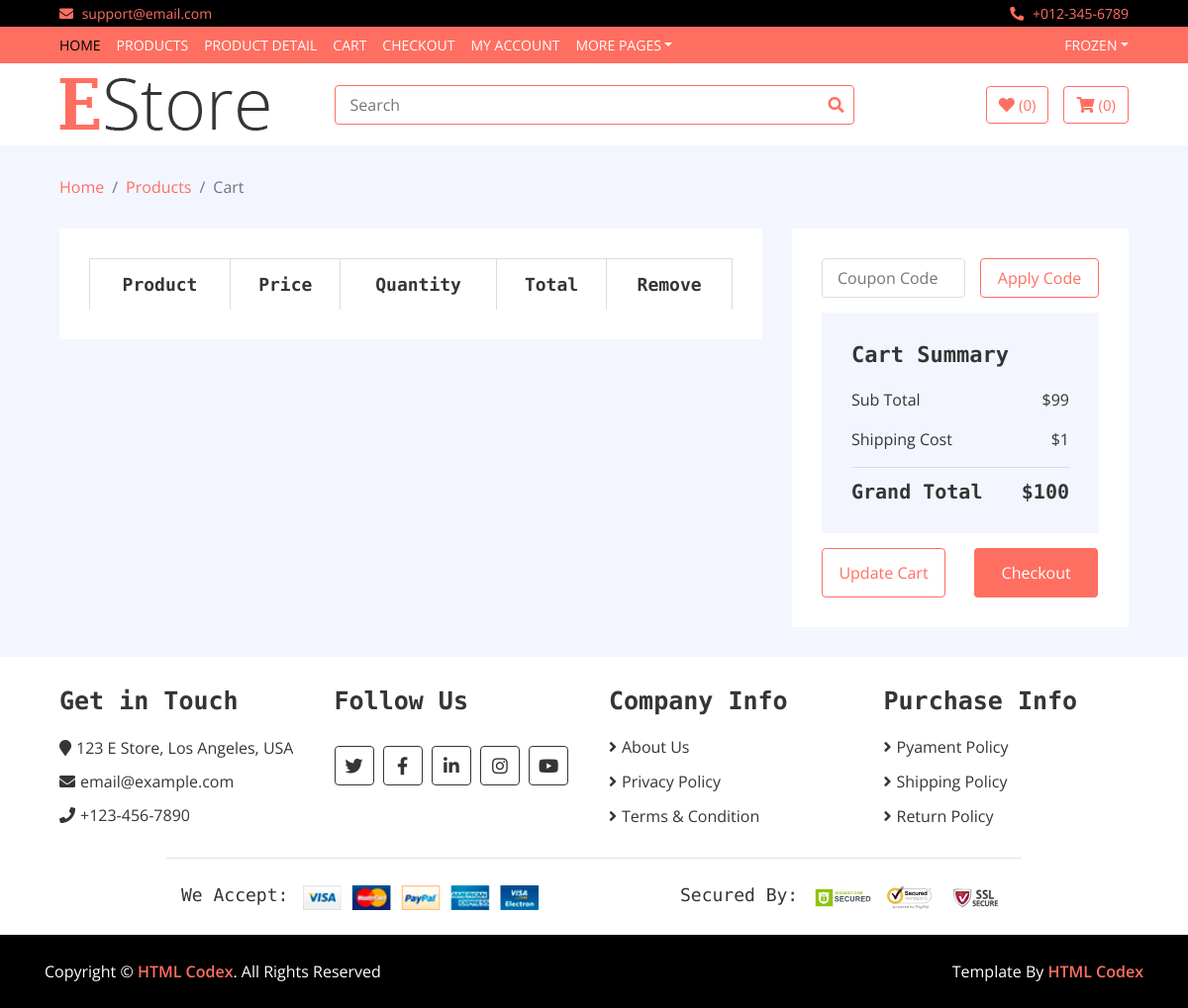
The page /cart/ (signed in) on the database as committed earlier.
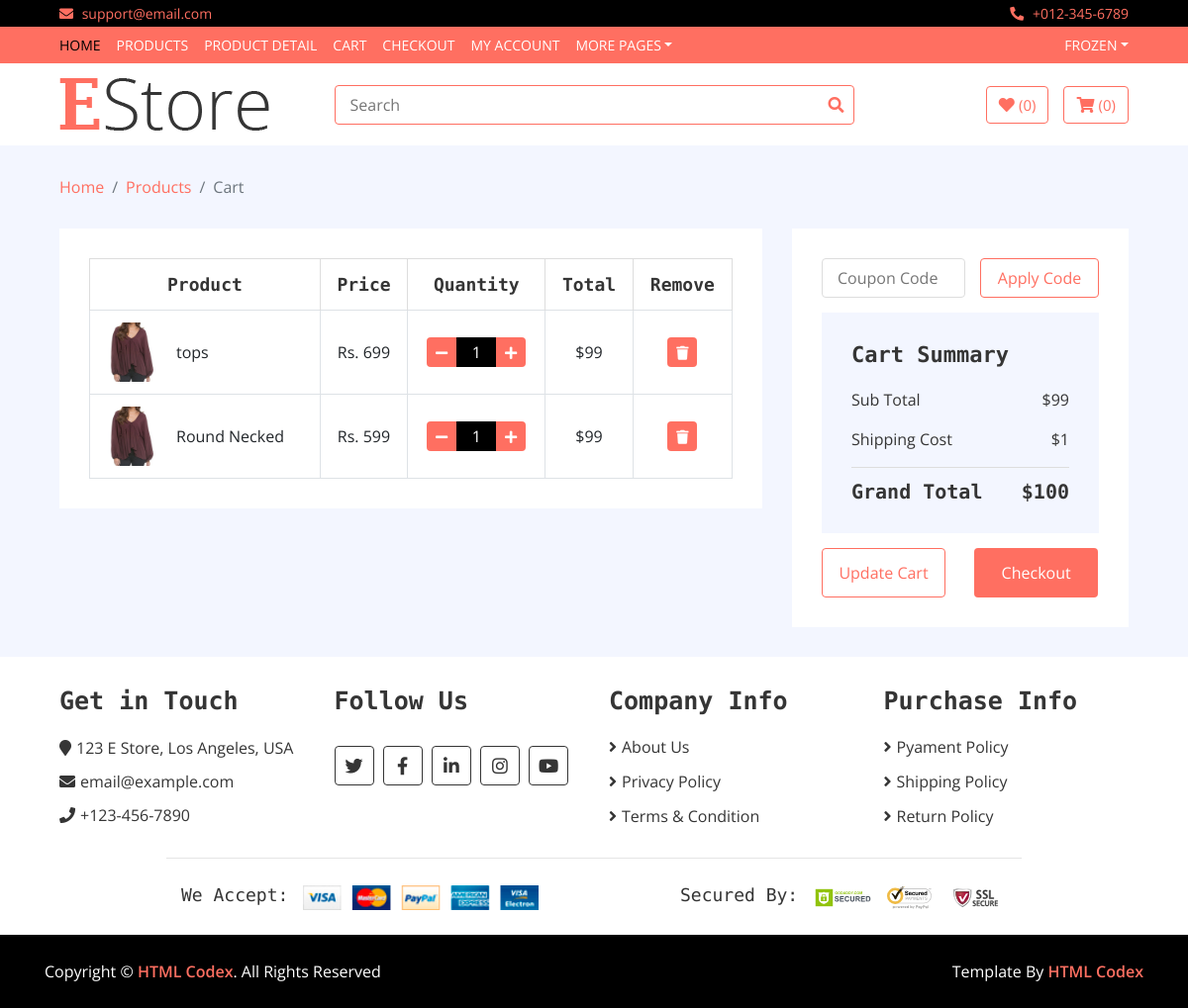
The same page on the database as committed later.
### cart/models.py (models this page shows, shortened)
class Cart(models.Model):
    username = models.CharField(max_length=100)
    items = models.ForeignKey(Item, on_delete=models.CASCADE)
    slug = models.CharField(max_length=300)
    quantity = models.IntegerField(default=1)
    checkout = models.BooleanField(default=False)
    total = models.IntegerField(default=0)
    class Meta:
        verbose_name_plural = "Cart"

### home/models.py (models this page shows, shortened)
class Item(models.Model):
    name = models.CharField(max_length=100)
    price = models.IntegerField()
    discounted_price = models.IntegerField(default=0)
    image = models.ImageField(upload_to="media")
    category = models.ForeignKey(Category, on_delete=models.CASCADE)
    brand = models.ForeignKey(Brand, on_delete=models.CASCADE)
    label = models.CharField(choices=LABEL, max_length=100)
    description = models.TextField(blank=True)
    specificatoin = models.TextField(blank=True)
    status = models.CharField(choices=STATUS, max_length=100)
    slug = models.CharField(max_length=200)
    class Meta:
        verbose_name_plural = "Item"

### cart/views.py (the view)
# urls.py: path("", CartView.as_view(), name="cart"),
class CartView(BaseView):
    def get(self, request):
        username = request.user.username
        self.views['my_cart'] = Cart.objects.filter(username=username, checkout=False)
        return render(request, "cart.html", self.views)

### home/templates/cart.html
{% extends 'base.html' %}
{% load static %}
{% block content %}
        <div class="breadcrumb-wrap">
            <div class="container-fluid">
                <ul class="breadcrumb">
                    <li class="breadcrumb-item"><a href="#">Home</a></li>
                    <li class="breadcrumb-item"><a href="#">Products</a></li>
                    <li class="breadcrumb-item active">Cart</li>
                </ul>
            </div>
        </div>
        <div class="cart-page">
            <div class="container-fluid">
                <div class="row">
                    <div class="col-lg-8">
                        <div class="cart-page-inner">
                            <div class="table-responsive">
                                <table class="table table-bordered">
                                    <thead class="thead-dark">
                                        <tr>
                                            <th>Product</th>
                                            <th>Price</th>
                                            <th>Quantity</th>
                                            <th>Total</th>
                                            <th>Remove</th>
                                        </tr>
                                    </thead>
                                    <tbody class="align-middle">
                                    {% for cart in my_cart%}
                                        <tr>
                                            <td>
                                                <div class="img">
                                                    <a href="#"><img src="{{cart.items.image.url}}" alt="Image"></a>
                                                    <p>{{cart.items.name}}</p>
                                                </div>
                                            </td>
                                            {% if cart.items.discounted_price > 0 %}
                                            <td>Rs. {{ cart.items.discounted_price }}</td>
                                            {% else %}
                                            <td>Rs. {{ cart.items.price }}</td>
                                            {% endif %}
                                            <td>
                                                <div class="qty">
                                                    <button class="btn-minus"><i class="fa fa-minus"></i></button>
                                                    <input type="text" value="1">
                                                    <button class="btn-plus"><i class="fa fa-plus"></i></button>
                                                </div>
                                            </td>
                                            <td>$99</td>
                                            <td><button><i class="fa fa-trash"></i></button></td>
                                        </tr>
                                    {% endfor %}
                                    </tbody>
                                </table>
                            </div>
                        </div>
                    </div>
                    <div class="col-lg-4">
                        <div class="cart-page-inner">
                            <div class="row">
                                <div class="col-md-12">
                                    <div class="coupon">
                                        <input type="text" placeholder="Coupon Code">
                                        <button>Apply Code</button>
                                    </div>
                                </div>
                                <div class="col-md-12">
                                    <div class="cart-summary">
                                        <div class="cart-content">
                                            <h1>Cart Summary</h1>
                                            <p>Sub Total<span>$99</span></p>
                                            <p>Shipping Cost<span>$1</span></p>
                                            <h2>Grand Total<span>$100</span></h2>
                                        </div>
                                        <div class="cart-btn">
                                            <button>Update Cart</button>
                                            <button>Checkout</button>
                                        </div>
                                    </div>
                                </div>
                            </div>
                        </div>
                    </div>
                </div>
            </div>
        </div>
{% endblock %}

### home/templates/base.html (shortened to what this page needs)
<!DOCTYPE html>
{% load static %}
<html lang="en">
    <head>
        <link
            href="https://stackpath.bootstrapcdn.com/bootstrap/4.4.1/css/bootstrap.min.css"
            rel="stylesheet">
        <link
            href="https://cdnjs.cloudflare.com/ajax/libs/font-awesome/5.10.0/css/all.min.css"
            rel="stylesheet">
        <link href="{% static 'lib/slick/slick.css' %}" rel="stylesheet">
        <link href="{% static 'lib/slick/slick-theme.css' %}" rel="stylesheet">
        <link href="{% static 'css/style.css' %}" rel="stylesheet">
    </head>
    <body>
        <div class="top-bar">
            <div class="container-fluid">
                <div class="row">
                    <div class="col-sm-6">
                        <i class="fa fa-envelope"></i>
                        support@email.com
                    </div>
                    <div class="col-sm-6">
                        <i class="fa fa-phone-alt"></i>
                        +012-345-6789
                    </div>
                </div>
            </div>
        </div>
        <div class="nav">
            <div class="container-fluid">
                <nav class="navbar navbar-expand-md bg-dark navbar-dark">
                    <div
                        class="collapse navbar-collapse justify-content-between"
                        id="navbarCollapse">
                        <div class="navbar-nav mr-auto">
                            <a href="/"
                                class="nav-item nav-link active">Home</a>
                            <a href="product-list.html"
                                class="nav-item nav-link">Products</a>
                            <a href="product-detail.html"
                                class="nav-item nav-link">Product Detail</a>
                            <a href="cart.html"
                                class="nav-item nav-link">Cart</a>
                            <a href="checkout.html"
                                class="nav-item nav-link">Checkout</a>
                            <a href="my-account.html"
                                class="nav-item nav-link">My Account</a>
                            <div class="nav-item dropdown">
                                <a href="#" class="nav-link dropdown-toggle"
                                    data-toggle="dropdown">More Pages</a>
                            </div>
                        </div>
                        {% if user.is_authenticated %}
                        <div class="navbar-nav ml-auto">
                            <div class="nav-item dropdown">
                                <a href="#" class="nav-link dropdown-toggle"
                                    data-toggle="dropdown">{{ user.username }}</a>
                            </div>
                        </div>
                        {% endif %}
                    </div>
                </nav>
            </div>
        </div>
        <div class="bottom-bar">
            <div class="container-fluid">
                <div class="row align-items-center">
                    <div class="col-md-3">
                        <div class="logo">
                            <a href="/">
                                <img src="{% static 'img/logo.png' %}"
                                    alt="Logo">
                            </a>
                        </div>
                    </div>
                    <div class="col-md-6">
                        <form method="GET" action="{% url 'home:search' %}">
                            <div class="search">
                                <input name="search" type="text" placeholder="Search">
                                <button type="submit"><i class="fa fa-search"></i></button>
                            </div>
                        </form>
                    </div>
                    <div class="col-md-3">
                        <div class="user">
                            <a href="wishlist.html" class="btn wishlist">
                                <i class="fa fa-heart"></i>
                                <span>(0)</span>
                            </a>
                            <a href="cart" class="btn cart">
                                <i class="fa fa-shopping-cart"></i>
                                <span>(0)</span>
                            </a>
                        </div>
                    </div>
                </div>
            </div>
        </div>
        {% block content %}
        {% endblock %}
        <div class="footer">
            <div class="container-fluid">
                <div class="row">
                    <div class="col-lg-3 col-md-6">
                        <div class="footer-widget">
                            <h2>Get in Touch</h2>
                            <div class="contact-info">
                                <p><i class="fa fa-map-marker"></i>123 E Store,
                                    Los Angeles, USA</p>
                                <p><i
                                        class="fa fa-envelope"></i>email@example.com</p>
                                <p><i class="fa fa-phone"></i>+123-456-7890</p>
                            </div>
                        </div>
                    </div>
                    <div class="col-lg-3 col-md-6">
                        <div class="footer-widget">
                            <h2>Follow Us</h2>
                            <div class="contact-info">
                                <div class="social">
                                    <a href><i class="fab fa-twitter"></i></a>
                                    <a href><i
                                            class="fab fa-facebook-f"></i></a>
                                    <a href><i
                                            class="fab fa-linkedin-in"></i></a>
                                    <a href><i class="fab fa-instagram"></i></a>
                                    <a href><i class="fab fa-youtube"></i></a>
                                </div>
                            </div>
                        </div>
                    </div>
                    <div class="col-lg-3 col-md-6">
                        <div class="footer-widget">
                            <h2>Company Info</h2>
                            <ul>
                                <li><a href="#">About Us</a></li>
                                <li><a href="#">Privacy Policy</a></li>
                                <li><a href="#">Terms & Condition</a></li>
                            </ul>
                        </div>
                    </div>
                    <div class="col-lg-3 col-md-6">
                        <div class="footer-widget">
                            <h2>Purchase Info</h2>
                            <ul>
                                <li><a href="#">Pyament Policy</a></li>
                                <li><a href="#">Shipping Policy</a></li>
                                <li><a href="#">Return Policy</a></li>
                            </ul>
                        </div>
                    </div>
                </div>
                <div class="row payment align-items-center">
                    <div class="col-md-6">
                        <div class="payment-method">
                            <h2>We Accept:</h2>
                            <img src="{% static 'img/payment-method.png' %}"
                                alt="Payment Method" />
                        </div>
                    </div>
                    <div class="col-md-6">
                        <div class="payment-security">
                            <h2>Secured By:</h2>
                            <img src="{% static 'img/godaddy.svg' %}"
                                alt="Payment Security" />
                            <img src="{% static 'img/norton.svg' %}"
                                alt="Payment Security" />
                            <img src="{% static 'img/ssl.svg' %}"
                                alt="Payment Security" />
                        </div>
                    </div>
                </div>
            </div>
        </div>
        <div class="footer-bottom">
            <div class="container">
                <div class="row">
                    <div class="col-md-6 copyright">
                        <p>Copyright &copy; <a href="https://htmlcodex.com">HTML
                                Codex</a>. All Rights Reserved</p>
                    </div>
                    <div class="col-md-6 template-by">
                        <p>Template By <a href="https://htmlcodex.com">HTML
                                Codex</a></p>
                    </div>
                </div>
            </div>
        </div>
    </body>
</html>

Rows that differ between the two databases and show on the page:
added Cart: items.image (picture), items.name "tops", items.discounted_price "699"
added Cart: items.image (picture), items.name "Round Necked", items.price "599"
